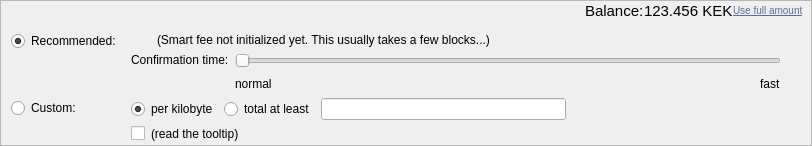
    <widget class="QFrame" name="frameFee">
     <property name="sizePolicy">
      <sizepolicy hsizetype="Expanding" vsizetype="Maximum">
       <horstretch>0</horstretch>
       <verstretch>0</verstretch>
      </sizepolicy>
     </property>
     <property name="maximumSize">
      <size>
       <width>16777215</width>
       <height>40</height>
      </size>
     </property>
     <property name="frameShape">
      <enum>QFrame::StyledPanel</enum>
     </property>
     <property name="frameShadow">
      <enum>QFrame::Sunken</enum>
     </property>
     <layout class="QVBoxLayout" name="verticalLayoutFee1">
      <property name="spacing">
       <number>0</number>
      </property>
      <property name="leftMargin">
       <number>0</number>
      </property>
      <property name="topMargin">
       <number>0</number>
      </property>
      <property name="rightMargin">
       <number>0</number>
      </property>
      <property name="bottomMargin">
       <number>0</number>
      </property>
      <item>
       <layout class="QVBoxLayout" name="verticalLayoutFee2" stretch="0,0,0">
        <property name="spacing">
         <number>0</number>
        </property>
        <property name="leftMargin">
         <number>10</number>
        </property>
        <property name="topMargin">
         <number>0</number>
        </property>
        <item>
         <layout class="QHBoxLayout" name="horizontalLayoutFee1">
          <property name="rightMargin">
           <number>7</number>
          </property>
          <property name="bottomMargin">
           <number>0</number>
          </property>
          <item>
           <spacer name="horizontalSpacer_4">
            <property name="orientation">
             <enum>Qt::Horizontal</enum>
            </property>
            <property name="sizeHint" stdset="0">
             <size>
              <width>40</width>
              <height>20</height>
             </size>
            </property>
           </spacer>
          </item>
          <item>
           <widget class="QLabel" name="label">
            <property name="sizePolicy">
             <sizepolicy hsizetype="Preferred" vsizetype="Fixed">
              <horstretch>0</horstretch>
              <verstretch>0</verstretch>
             </sizepolicy>
            </property>
            <property name="font">
             <font>
              <pointsize>11</pointsize>
             </font>
            </property>
            <property name="text">
             <string>Balance:</string>
            </property>
           </widget>
          </item>
          <item>
           <widget class="QLabel" name="labelBalance">
            <property name="sizePolicy">
             <sizepolicy hsizetype="Preferred" vsizetype="Fixed">
              <horstretch>0</horstretch>
              <verstretch>0</verstretch>
             </sizepolicy>
            </property>
            <property name="font">
             <font>
              <pointsize>11</pointsize>
             </font>
            </property>
            <property name="cursor">
             <cursorShape>IBeamCursor</cursorShape>
            </property>
            <property name="text">
             <string notr="true">123.456 KEK</string>
            </property>
            <property name="textInteractionFlags">
             <set>Qt::LinksAccessibleByMouse|Qt::TextSelectableByKeyboard|Qt::TextSelectableByMouse</set>
            </property>
           </widget>
          </item>
          <item>
           <widget class="QPushButton" name="fullAmountBtn">
            <property name="cursor">
             <cursorShape>PointingHandCursor</cursorShape>
            </property>
            <property name="styleSheet">
             <string notr="true">border:0;background-color:none;text-align:left;margin: 0px; text-transform: none; color: #616998; font-size: 10px; font-weight: none; text-decoration:underline; </string>
            </property>
            <property name="text">
             <string>Use full amount</string>
            </property>
           </widget>
          </item>
          <item>
           <layout class="QVBoxLayout" name="verticalLayoutFee7">
            <property name="spacing">
             <number>0</number>
            </property>
            <item>
             <spacer name="verticalSpacerSmartFee">
              <property name="orientation">
               <enum>Qt::Vertical</enum>
              </property>
              <property name="sizeType">
               <enum>QSizePolicy::Fixed</enum>
              </property>
              <property name="sizeHint" stdset="0">
               <size>
                <width>1</width>
                <height>4</height>
               </size>
              </property>
             </spacer>
            </item>
            <item>
             <spacer name="verticalSpacer_5">
              <property name="orientation">
               <enum>Qt::Vertical</enum>
              </property>
              <property name="sizeHint" stdset="0">
               <size>
                <width>1</width>
                <height>1</height>
               </size>
              </property>
             </spacer>
            </item>
           </layout>
          </item>
         </layout>
        </item>
        <item>
         <widget class="QFrame" name="frameFeeSelection">
          <layout class="QVBoxLayout" name="verticalLayoutFee12">
           <property name="spacing">
            <number>0</number>
           </property>
           <property name="leftMargin">
            <number>0</number>
           </property>
           <property name="topMargin">
            <number>0</number>
           </property>
           <property name="rightMargin">
            <number>0</number>
           </property>
           <property name="bottomMargin">
            <number>0</number>
           </property>
           <item>
            <layout class="QGridLayout" name="gridLayoutFee">
             <property name="topMargin">
              <number>10</number>
             </property>
             <property name="bottomMargin">
              <number>4</number>
             </property>
             <property name="horizontalSpacing">
              <number>10</number>
             </property>
             <property name="verticalSpacing">
              <number>4</number>
             </property>
             <item row="0" column="0">
              <layout class="QVBoxLayout" name="verticalLayoutFee4" stretch="0,1">
               <item>
                <widget class="QRadioButton" name="radioSmartFee">
                 <property name="text">
                  <string>Recommended:</string>
                 </property>
                 <property name="checked">
                  <bool>true</bool>
                 </property>
                 <attribute name="buttonGroup">
                  <string notr="true">groupFee</string>
                 </attribute>
                </widget>
               </item>
               <item>
                <spacer name="verticalSpacer_2">
                 <property name="orientation">
                  <enum>Qt::Vertical</enum>
                 </property>
                 <property name="sizeHint" stdset="0">
                  <size>
                   <width>1</width>
                   <height>1</height>
                  </size>
                 </property>
                </spacer>
               </item>
              </layout>
             </item>
             <item row="1" column="1">
              <layout class="QVBoxLayout" name="verticalLayoutFee8">
               <property name="spacing">
                <number>6</number>
               </property>
               <item>
                <layout class="QHBoxLayout" name="horizontalLayoutFee13">
                 <item>
                  <widget class="QRadioButton" name="radioCustomPerKilobyte">
                   <property name="toolTip">
                    <string>If the custom fee is set to 1000 satoshis and the transaction is only 250 bytes, then &quot;per kilobyte&quot; only pays 250 satoshis in fee, while &quot;total at least&quot; pays 1000 satoshis. For transactions bigger than a kilobyte both pay by kilobyte.</string>
                   </property>
                   <property name="text">
                    <string>per kilobyte</string>
                   </property>
                   <property name="checked">
                    <bool>true</bool>
                   </property>
                   <attribute name="buttonGroup">
                    <string notr="true">groupCustomFee</string>
                   </attribute>
                  </widget>
                 </item>
                 <item>
                  <widget class="QRadioButton" name="radioCustomAtLeast">
                   <property name="toolTip">
                    <string>If the custom fee is set to 1000 satoshis and the transaction is only 250 bytes, then &quot;per kilobyte&quot; only pays 250 satoshis in fee, while &quot;total at least&quot; pays 1000 satoshis. For transactions bigger than a kilobyte both pay by kilobyte.</string>
                   </property>
                   <property name="text">
                    <string>total at least</string>
                   </property>
                   <attribute name="buttonGroup">
                    <string notr="true">groupCustomFee</string>
                   </attribute>
                  </widget>
                 </item>
                 <item>
                  <widget class="KekCoinAmountField" name="customFee"/>
                 </item>
                 <item>
                  <spacer name="horizontalSpacer_6">
                   <property name="orientation">
                    <enum>Qt::Horizontal</enum>
                   </property>
                   <property name="sizeHint" stdset="0">
                    <size>
                     <width>1</width>
                     <height>1</height>
                    </size>
                   </property>
                  </spacer>
                 </item>
                </layout>
               </item>
               <item>
                <layout class="QHBoxLayout" name="horizontalLayoutFee8">
                 <item>
                  <widget class="QCheckBox" name="checkBoxMinimumFee">
                   <property name="toolTip">
                    <string>Paying only the minimum fee is just fine as long as there is less transaction volume than space in the blocks. But be aware that this can end up in a never confirming transaction once there is more demand for kekcoin transactions than the network can process.</string>
                   </property>
                   <property name="text">
                    <string/>
                   </property>
                  </widget>
                 </item>
                 <item>
                  <widget class="QLabel" name="labelMinFeeWarning">
                   <property name="enabled">
                    <bool>true</bool>
                   </property>
                   <property name="toolTip">
                    <string>Paying only the minimum fee is just fine as long as there is less transaction volume than space in the blocks. But be aware that this can end up in a never confirming transaction once there is more demand for kekcoin transactions than the network can process.</string>
                   </property>
                   <property name="text">
                    <string>(read the tooltip)</string>
                   </property>
                   <property name="margin">
                    <number>5</number>
                   </property>
                  </widget>
                 </item>
                 <item>
                  <spacer name="horizontalSpacer_2">
                   <property name="orientation">
                    <enum>Qt::Horizontal</enum>
                   </property>
                   <property name="sizeHint" stdset="0">
                    <size>
                     <width>1</width>
                     <height>1</height>
                    </size>
                   </property>
                  </spacer>
                 </item>
                </layout>
               </item>
              </layout>
             </item>
             <item row="0" column="1">
              <layout class="QVBoxLayout" name="verticalLayoutFee3" stretch="0,0,1">
               <property name="spacing">
                <number>6</number>
               </property>
               <property name="topMargin">
                <number>2</number>
               </property>
               <item>
                <layout class="QHBoxLayout" name="horizontalLayoutFee12">
                 <item>
                  <widget class="QLabel" name="labelSmartFee">
                   <property name="text">
                    <string/>
                   </property>
                   <property name="margin">
                    <number>2</number>
                   </property>
                  </widget>
                 </item>
                 <item>
                  <widget class="QLabel" name="labelFeeEstimation">
                   <property name="text">
                    <string/>
                   </property>
                  </widget>
                 </item>
                 <item>
                  <widget class="QLabel" name="labelSmartFee2">
                   <property name="text">
                    <string>(Smart fee not initialized yet. This usually takes a few blocks...)</string>
                   </property>
                   <property name="margin">
                    <number>2</number>
                   </property>
                  </widget>
                 </item>
                 <item>
                  <spacer name="horizontalSpacer_5">
                   <property name="orientation">
                    <enum>Qt::Horizontal</enum>
                   </property>
                   <property name="sizeHint" stdset="0">
                    <size>
                     <width>1</width>
                     <height>1</height>
                    </size>
                   </property>
                  </spacer>
                 </item>
                </layout>
               </item>
               <item>
                <layout class="QHBoxLayout" name="horizontalLayoutFee9">
                 <item>
                  <layout class="QVBoxLayout" name="verticalLayoutFee6">
                   <item>
                    <widget class="QLabel" name="labelSmartFee3">
                     <property name="text">
                      <string>Confirmation time:</string>
                     </property>
                     <property name="margin">
                      <number>2</number>
                     </property>
                    </widget>
                   </item>
                   <item>
                    <spacer name="verticalSpacer_3">
                     <property name="orientation">
                      <enum>Qt::Vertical</enum>
                     </property>
                     <property name="sizeHint" stdset="0">
                      <size>
                       <width>1</width>
                       <height>1</height>
                      </size>
                     </property>
                    </spacer>
                   </item>
                  </layout>
                 </item>
                 <item>
                  <layout class="QVBoxLayout" name="verticalLayoutFee5">
                   <property name="rightMargin">
                    <number>30</number>
                   </property>
                   <item>
                    <widget class="QSlider" name="sliderSmartFee">
                     <property name="minimum">
                      <number>0</number>
                     </property>
                     <property name="maximum">
                      <number>24</number>
                     </property>
                     <property name="pageStep">
                      <number>1</number>
                     </property>
                     <property name="value">
                      <number>0</number>
                     </property>
                     <property name="orientation">
                      <enum>Qt::Horizontal</enum>
                     </property>
                     <property name="invertedAppearance">
                      <bool>false</bool>
                     </property>
                     <property name="invertedControls">
                      <bool>false</bool>
                     </property>
                     <property name="tickPosition">
                      <enum>QSlider::NoTicks</enum>
                     </property>
                    </widget>
                   </item>
                   <item>
                    <layout class="QHBoxLayout" name="horizontalLayoutFee10">
                     <item>
                      <widget class="QLabel" name="labelSmartFeeNormal">
                       <property name="text">
                        <string>normal</string>
                       </property>
                      </widget>
                     </item>
                     <item>
                      <spacer name="horizontalSpacer_3">
                       <property name="orientation">
                        <enum>Qt::Horizontal</enum>
                       </property>
                       <property name="sizeHint" stdset="0">
                        <size>
                         <width>40</width>
                         <height>20</height>
                        </size>
                       </property>
                      </spacer>
                     </item>
                     <item>
                      <widget class="QLabel" name="labelSmartFeeFast">
                       <property name="text">
                        <string>fast</string>
                       </property>
                      </widget>
                     </item>
                    </layout>
                   </item>
                  </layout>
                 </item>
                </layout>
               </item>
               <item>
                <spacer name="verticalSpacer_4">
                 <property name="orientation">
                  <enum>Qt::Vertical</enum>
                 </property>
                 <property name="sizeHint" stdset="0">
                  <size>
                   <width>1</width>
                   <height>1</height>
                  </size>
                 </property>
                </spacer>
               </item>
              </layout>
             </item>
             <item row="1" column="0">
              <layout class="QVBoxLayout" name="verticalLayoutFee9" stretch="0,1">
               <item>
                <widget class="QRadioButton" name="radioCustomFee">
                 <property name="text">
                  <string>Custom:</string>
                 </property>
                 <attribute name="buttonGroup">
                  <string notr="true">groupFee</string>
                 </attribute>
                </widget>
               </item>
               <item>
                <spacer name="verticalSpacer_6">
                 <property name="orientation">
                  <enum>Qt::Vertical</enum>
                 </property>
                 <property name="sizeHint" stdset="0">
                  <size>
                   <width>1</width>
                   <height>1</height>
                  </size>
                 </property>
                </spacer>
               </item>
              </layout>
             </item>
            </layout>
           </item>
          </layout>
         </widget>
        </item>
        <item>
         <spacer name="verticalSpacerFee">
          <property name="orientation">
           <enum>Qt::Vertical</enum>
          </property>
          <property name="sizeHint" stdset="0">
           <size>
            <width>800</width>
            <height>1</height>
           </size>
          </property>
         </spacer>
        </item>
       </layout>
      </item>
     </layout>
    </widget>
